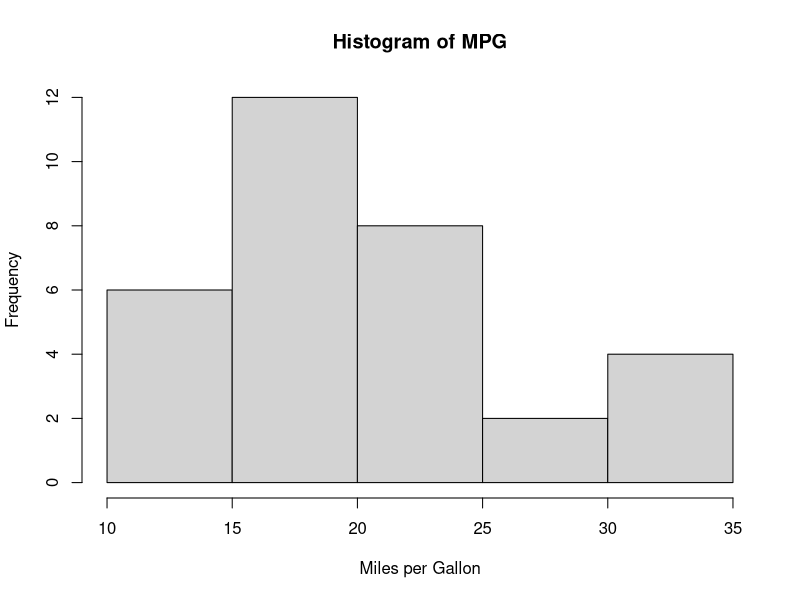
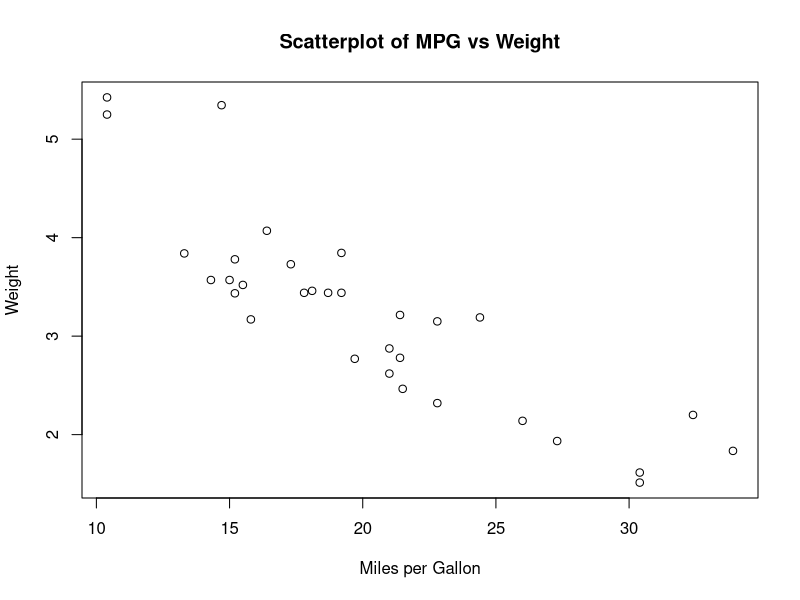
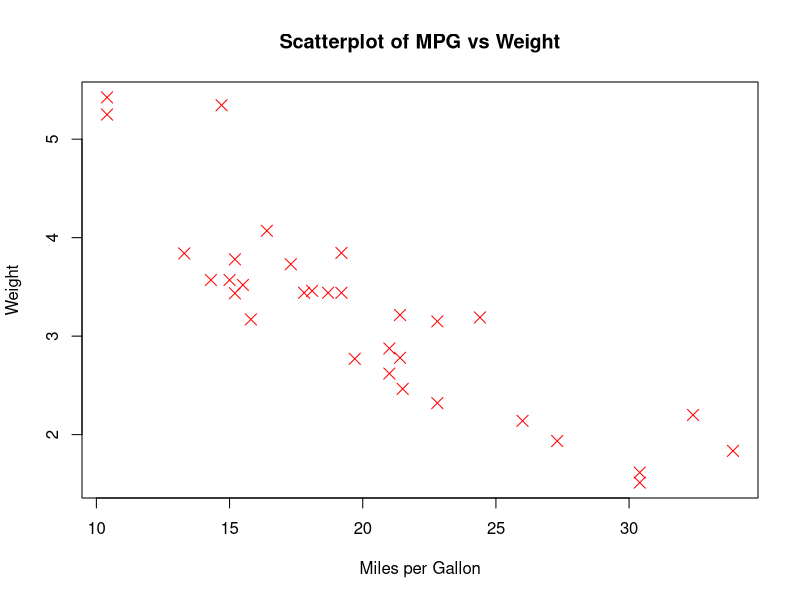
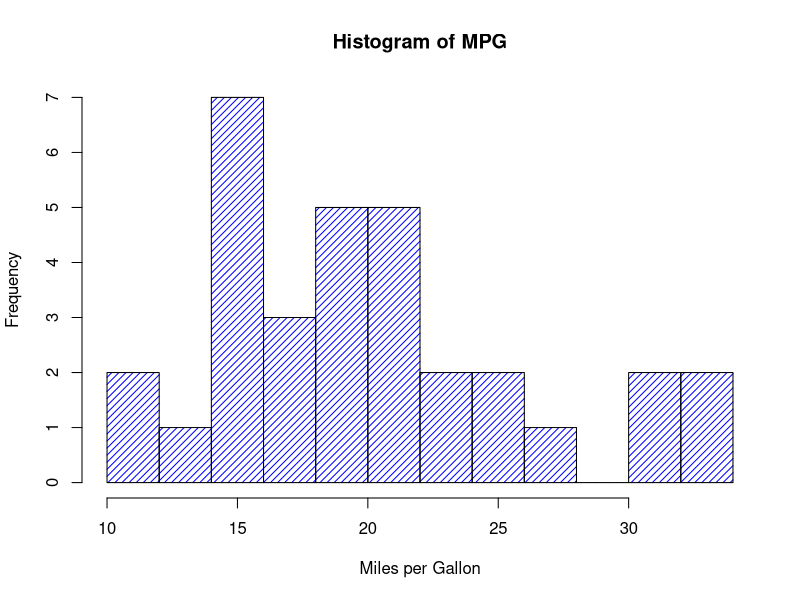

Write the R code that produced these figures, in order.
## ---- chunk 1
knitr::opts_chunk$set(echo = TRUE)
## ---- chunk 2

## ---- chunk 3
x <- 10
## ---- chunk 4
class(x)
## ---- chunk 5
print(x)
## ---- chunk 6
# This is a comment
## ---- chunk 7
y <- 20
z <- x / y
print(z)
## ---- chunk 8
x > y
## ---- chunk 9
x > y | x < y
## ---- chunk 10
v <- c(1, 2, 3, 4, 5, 6)
## ---- chunk 11
m <- matrix(v, nrow = 3)
## ---- chunk 12
df <- data.frame(name=c("A", "B"), age=c(21, 25))
## ---- chunk 13
l <- list(name="John", age=30, salary=4000)
## ---- chunk 14
v[6]
## ---- chunk 15
m[2, 2]
## ---- chunk 16
df$age
## ---- chunk 17
l$name
## ---- chunk 18
data(mtcars)
## ---- chunk 19
install.packages("readr")
library(readr)
wage_df <- read_csv("wageData.csv")
## ---- chunk 20
head(wage_df)[1:2,]
## ---- chunk 21
subset(wage_df[1:10,])
## ---- chunk 22
subset(wage_df, age > 25)
## ---- chunk 23
summary(mtcars$mpg)
## ---- chunk 24
mean(mtcars$mpg)
median(mtcars$mpg)
sd(mtcars$mpg)
## ---- chunk 25
cor(mtcars$mpg, mtcars$wt)
## ---- chunk 26
hist(mtcars$mpg,
     main="Histogram of MPG", 
     xlab="Miles per Gallon")

## ---- chunk 27
plot(mtcars$mpg, mtcars$wt,
     main="Scatterplot of MPG vs Weight", 
     xlab="Miles per Gallon", ylab="Weight")
## ---- chunk 28
plot(mtcars$mpg, mtcars$wt,
     main="Scatterplot of MPG vs Weight", 
     xlab="Miles per Gallon", ylab="Weight",
     col="red", pch=4, cex=1.5)
## ---- chunk 29
hist(mtcars$mpg,
     main="Histogram of MPG", 
     xlab="Miles per Gallon",
     density=20, angle=45,
     col="blue", border="black", breaks=10)

## ---- chunk 30
help(mean)
?mean
